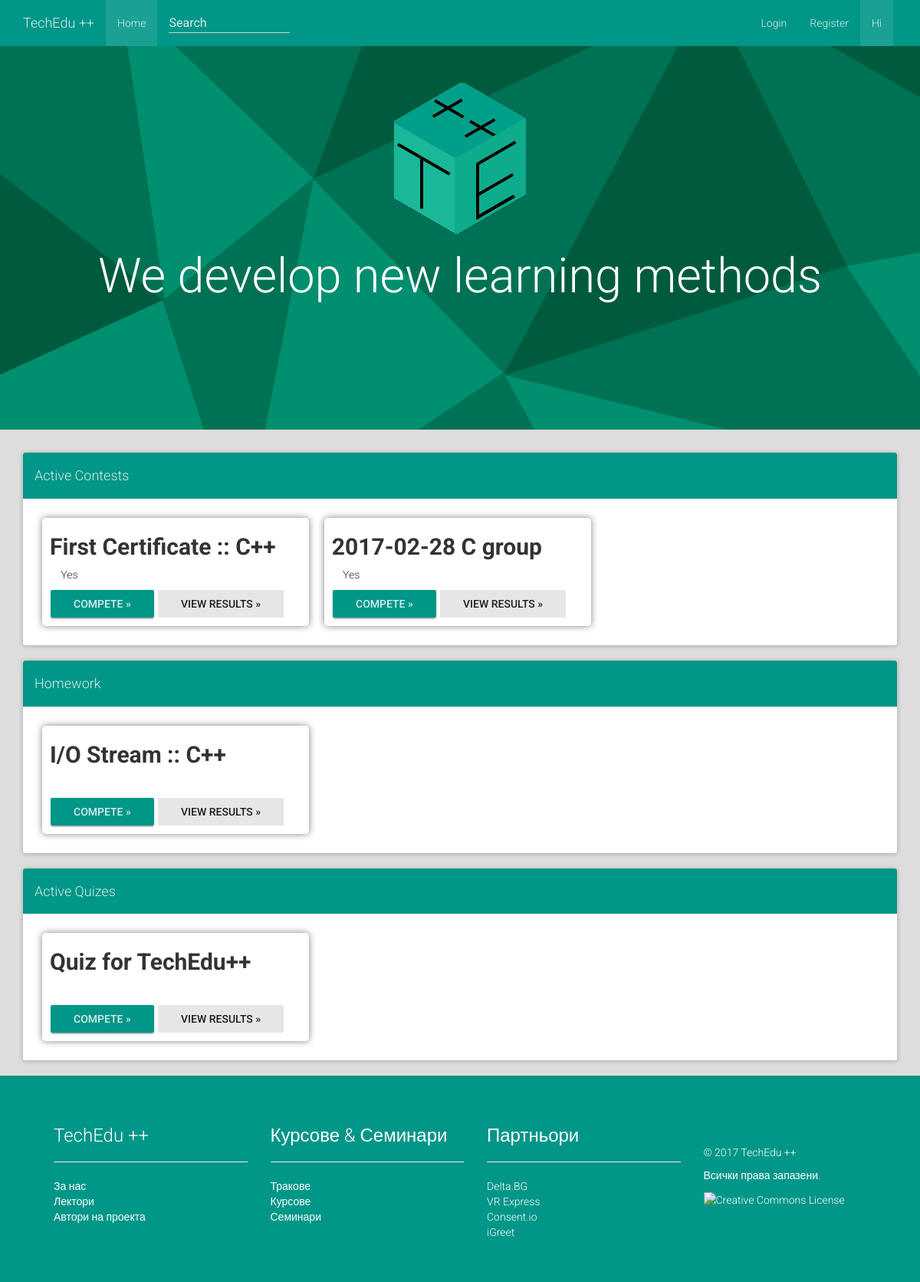
The page / on the database its author committed.
### tables this page shows
CREATE TABLE `Contests` (
  `ID` text NOT NULL,
  `Name` text NOT NULL,
  `Link` text NOT NULL,
  `Tasks` text NOT NULL,
  `Langs` text NOT NULL,
  `MaxPoints` text NOT NULL,
  `Certify` tinyint(2) NOT NULL DEFAULT '0',
  `Homework` tinyint(1) NOT NULL DEFAULT '0',
  `Password` text NOT NULL,
  `Author` text NOT NULL
);

CREATE TABLE `Quizes` (
  `ID` text NOT NULL,
  `Link` varchar(150) NOT NULL,
  `Tasks` text NOT NULL,
  `Name` text NOT NULL
);

### lib/mysql.php (called while the page is built, shortened)
<?php
	class MySQL
	{
		public  $servername = "localhost";
		private $username = "root";
		private $password = "tts2002";
		protected $conn;
		function __construct (string $dbname_param)
		{
			$this->dbname = $dbname_param;
			$this->conn = new mysqli ($this->servername, $this->username, $this->password, $this->dbname);
		}
		function query (string $command)
		{
			return ($this->conn->query ($command));
		}
	}
?>

### lib/get/contests.php (the view, shortened to what this page needs)
<?php
	include_once ($_SERVER["DOCUMENT_ROOT"] . "/lib/mysql.php");
	$dbname = "judge";
	$conn = new MySQL ($dbname);
	$conn->query("DELETE FROM `Contests` WHERE `ID`=\"\"");
	$sql = "SELECT * FROM Contests WHERE `Homework`=\"0\"";
	$result = $conn->query($sql);
	if ($result->num_rows > 0)
	{
		while($row = $result->fetch_assoc())
		{
			echo '<div class="course-item col-md-4"><h2 id="' . $row["ID"] . '">' . $row["Name"] . '</h2><span data-toggle="tooltip" data-placement="left" title="Is this constest for a certificate?" data-original-title="Is this constest for a certificate?"><i class="fa fa-trophy" aria-hidden="true"></i> ' . (($row["Certify"] == 0)?"No":"Yes") . '</button><br><a href="' . $row["Link"] . '" role="button" class="btn btn-raised btn-success">Compete »</a> ' . '<a href="' . $row["Link"] . '/results" role="button" class="btn btn-default active">View results »</a></div>';
		}
	}
?>

### index.php (shortened to what this page needs)
<!DOCTYPE html><html lang="en"><head><link href="/css/jumbotron.css" rel="stylesheet"><link rel="stylesheet" href="/css/bootstrap.min.css"><link rel="stylesheet" href="/css/bootstrap-material-design.min.css"><link rel="stylesheet" href="/css/ripples.min.css"><link rel="stylesheet" href="/css/snackbar.min.css"><link rel="stylesheet" href="/d9757859af.css"><link rel="stylesheet" href="/css/extension.css"><link rel="stylesheet" href="/node_modules/font-awesome/css/font-awesome.min.css"></head><body cz-shortcut-listen="true"><nav class="navbar navbar-static-top navbar-default"><div class="container"><div class="nav-header"><a href="#" class="navbar-brand">TechEdu ++</a></div><div class="navbar-collapse collapse navbar-responsive-collapse"><ul class="nav navbar-nav"><li class="nav-item active"><a href="#" class="nav-link">Home</a></li></ul><form role="search" action="/search.php" class="navbar-form navbar-left"><div class="form-group is-empty"><input placeholder="Search" name="pattern" type="text" class="form-control col-md-8"></div></form><ul class="nav navbar-nav navbar-right"><li class="nav-item"><?php if (isset($_SESSION ["name"])) { echo "<a href='/logout.php'>Logout</a>"; } else { echo "<a href='/login.php'>Login</a>"; } ?></li><li class="nav-item"><a href="/register.php" class="nav-link">Register</a></li><li style="border-right: rgba(0,0,0,0) solid 20px;" class="nav-item active"><a href="/user.php" class="nav-link">
<?php if (isset($_SESSION ["name"])) { echo "Hi, "; echo $_SESSION ["name"]; } else { echo "Hi"; } ?></a></li></ul></div></div></nav><div class="jumbotron"><div class="container"><center><img src="/img/acdemy4_logo.png"><h1 class="display-3">We develop new learning methods</h1></center></div></div><div class="container"><div class="panel panel-primary"><div class="panel-heading"><h4>Active Contests</h4></div><div class="panel-body"><?php require ($_SERVER["DOCUMENT_ROOT"] . "/lib/get/contests.php"); ?></div></div><div class="panel panel-primary"><div class="panel-heading"><h4>Homework</h4></div><div class="panel-body"><?php require ($_SERVER["DOCUMENT_ROOT"] . "/lib/get/homework.php"); ?></div></div><div class="panel panel-primary"><div class="panel-heading"><h4>Active Quizes</h4></div><div class="panel-body"><?php require ($_SERVER["DOCUMENT_ROOT"] . "/lib/get/quizes.php"); ?></div></div></div><footer><div class="container container-holder"><ul class="row"><li class="col-md-3 col-sm-12 col-xs-12 footer-list-wrapper"><h3 class="list-title">TechEdu ++</h3><hr><ul class="footer-list"><li><a href="//infocourse.techedu.bg/aboutus.php">За нас</a></li><li><a href="//infocourse.techedu.bg/aboutus.php#trainers">Лектори</a></li><li><a href="//infocourse.techedu.bg/aboutus.php#authors">Автори на проекта</a></li></ul></li><li class="col-md-3 col-sm-12 col-xs-12 footer-list-wrapper"><h3 class="list-title">Курсове &amp; Семинари</h3><hr><ul class="footer-list"><li><a href="//infocourse.techedu.bg/trainings/tracks">Тракове</a></li><li><a href="//infocourse.techedu.bg/trainings/courses">Курсове</a></li><li><a href="//infocourse.techedu.bg/trainings/seminars">Семинари</a></li></ul></li><li class="col-md-3 col-sm-12 col-xs-12 footer-list-wrapper"><h3 class="list-title">Партньори</h3><hr><ul class="footer-list"><li><a target="_blank" href="https://delta.bg/">Delta.BG</a></li><li><a target="_blank" href="http://www.vrexpress.bg/">VR Express</a></li><li><a target="_blank" href="https://consent.io/">Consent.io</a></li><li><a target="_blank" href="http://www.igreet.co/">iGreet</a></li></ul></li><li class="col-md-3 col-sm-12 col-xs-12 footer-list-wrapper"><ul class="social"><li><a href="https://facebook.com/TechEducationGroup/" target="_blank" class="icon-btn"><span class="fa fa-2x fa-facebook"></span></a></li><li><a href="https://www.youtube.com/channel/UCT1g_MbzP5UJauAqmvNq1aQ" target="_blank" class="icon-btn"><span class="fa fa-2x fa-youtube-play"></span></a></li><li><a href="http://github.com/TechEducationPlusPlus/" target="_blank" class="icon-btn"><span class="fa fa-2x fa-github"></span></a></li></ul><div class="all-rights-reserved"><p>&copy; 2017 TechEdu ++</p><p>Всички права запазени.</p><p> <a rel="license" href="http://creativecommons.org/licenses/by-nc-nd/2.5/in/"><img alt="Creative Commons License" style="border-width:0" src="https://i.creativecommons.org/l/by-nc-nd/2.5/in/88x31.png"></a></p></div></li></ul></div></footer><script src="/js/jquery.min.js"></script><script src="/js/tether.min.js"></script><script src="/js/bootstrap.min.js"></script><script src="/js/material.min.js"></script><script src="/js/ripples.min.js"></script><script src="/js/snackbar.min.js"></script><script src="/js/jquery.nouislider.min.js"></script><script src="/js/main.js"></script></body></html>

### lib/get/homework.php (shortened to what this page needs)
<?php
	include_once ($_SERVER["DOCUMENT_ROOT"] . "/lib/mysql.php");
	$dbname = "judge";
	$conn = new MySQL ($dbname);
	$sql = "SELECT * FROM Contests WHERE `Homework`=1";
	$result = $conn->query($sql);
	if ($result->num_rows > 0)
	{
		while($row = $result->fetch_assoc())
		{
			echo '<div class="course-item col-md-4"><h2 id="' . $row["ID"] . '">' . $row["Name"] . '</h2><br><a href="' . $row["Link"] . '" role="button" class="btn btn-raised btn-success">Compete »</a> ' . '<a href="' . $row["Link"] . '/results" role="button" class="btn btn-default active">View results »</a></div>';
		}
	}
?>

### lib/get/quizes.php (shortened to what this page needs)
<?php
	include_once ($_SERVER["DOCUMENT_ROOT"] . "/lib/mysql.php");
	$dbname = "judge";
	$conn = new MySQL ($dbname);
	$sql = "SELECT * FROM Quizes";
	$result = $conn->query($sql);
	if ($result->num_rows > 0)
	{
		while($row = $result->fetch_assoc())
		{
			echo '<div class="course-item col-md-4"><h2 id="' . $row["ID"] . '">' . $row["Name"] . '</h2><br><a href="' . $row["Link"] . '" role="button" class="btn btn-raised btn-success">Compete »</a>' . ' <a href="' . $row["Link"] . '/results" role="button" class="btn btn-default active">View results »</a></div>';
		}
	}
?>

### css/jumbotron.css (style rules this page uses)
.jumbotron { background: -moz-linear-gradient(left, rgba(231,231,231,1) 0%, rgba(255,255,255,1) 20%, rgba(230,230,230,1) 100%); }

### css/extension.css (style rules this page uses)
.course-item { background-color: #fff; box-shadow: 0 0 10px #808080; margin: 10px; padding: 1px 10px 1px; border-radius: 5px; position: relative; }
.course-item.col-md-4 h2 { font-weight: bold; }
.jumbotron { background-image: url("/maia.png"); min-height: 500px; color: white; }
body { background-color: #DDD !important; }
footer { color: white; bottom: 0px; position: static; width: 100%; padding: 45px 0; background-color: #009688; }
.btn.btn-success { background-color: #009688 !important; }
ul.row li { list-style: none; color: inherit !important; }
ul.row a { text-decoration: none; color: inherit !important; }
.list-title { color: white; }
ul.row { color: inherit !important; }
ul.footer-list { margin: 0; padding: 0; }
ul.social { margin: 0; padding: 0; margin-bottom: 17px; list-style: none; content: ''; display: table; clear: both; }
ul.social li { display: inline; list-style: none; padding: 5px 5px 5px 5px; }
.container.container-holder { background-color: transparent !important; }
.navbar { margin-bottom: 0px !important; }

### rows shown on the page
contests: Name "First Certificate :: C++", Certify "Yes"
contests: Name "2017-02-28 C group", Certify "Yes"
contests: Name "I/O Stream :: C++"
quizes: Name "Quiz for TechEdu++"
